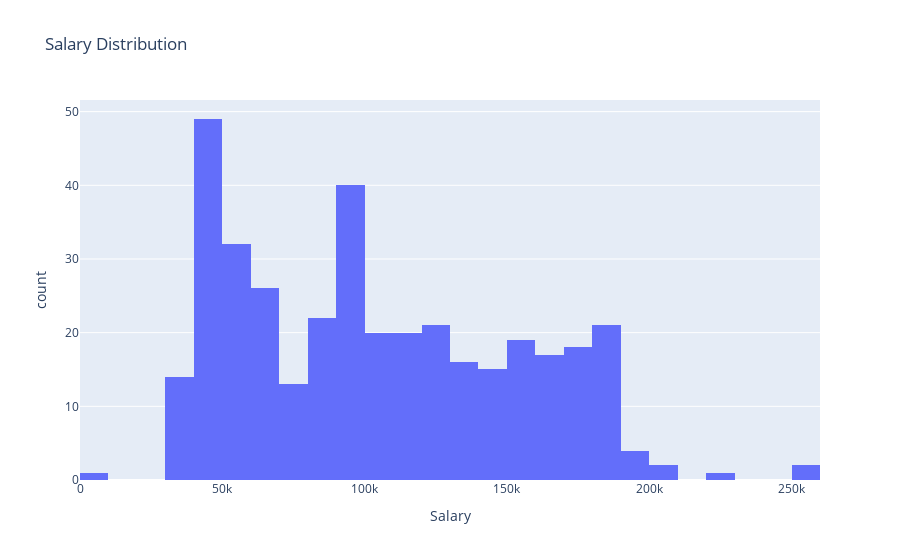

The code cell stored with this chart in its notebook:
### Code cell
fig = px.histogram(df_salary_raw,
                   x="Salary",
                   nbins=30,
                   title="Salary Distribution")
fig.show()

### Figure 1 — Plotly figure (JSON) as saved in the notebook; plotly's stock layout.template omitted (floating-point values rounded to 4 significant figures; data arrays with more than 128 entries replaced by an {"elided": "..."} marker saying what was removed)
{"data": [{"bingroup": "x", "hovertemplate": "Salary=%{x}<br>count=%{y}<extra></extra>", "legendgroup": "", "marker": {"color": "#636efa", "pattern": {"shape": ""}}, "name": "", "nbinsx": 30, "orientation": "v", "showlegend": false, "type": "histogram", "x": {"elided": "375 float values"}, "xaxis": "x", "yaxis": "y"}], "layout": {"barmode": "relative", "legend": {"tracegroupgap": 0}, "title": {"text": "Salary Distribution"}, "xaxis": {"anchor": "y", "domain": [0, 1], "title": {"text": "Salary"}}, "yaxis": {"anchor": "x", "domain": [0, 1], "title": {"text": "count"}}}}
